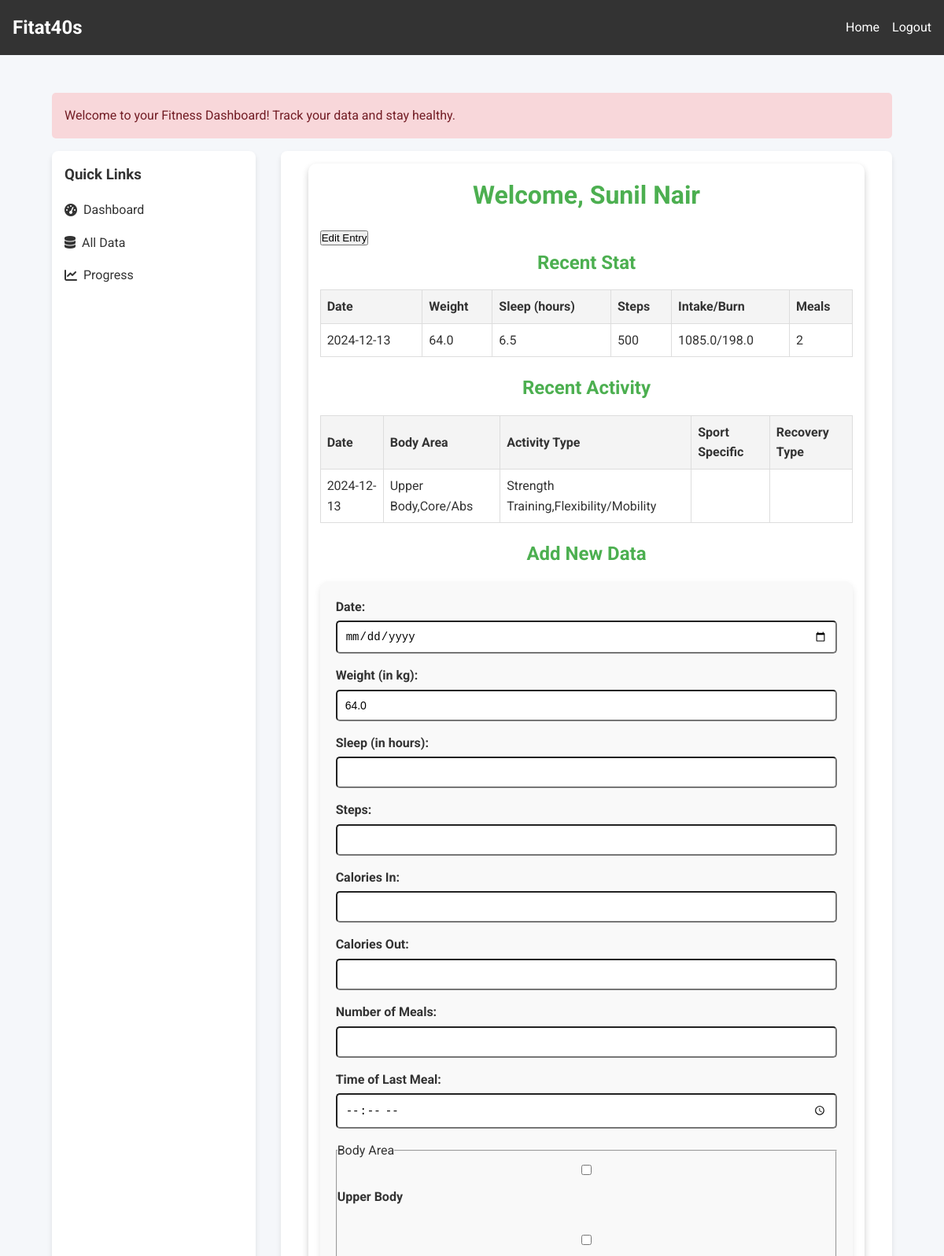
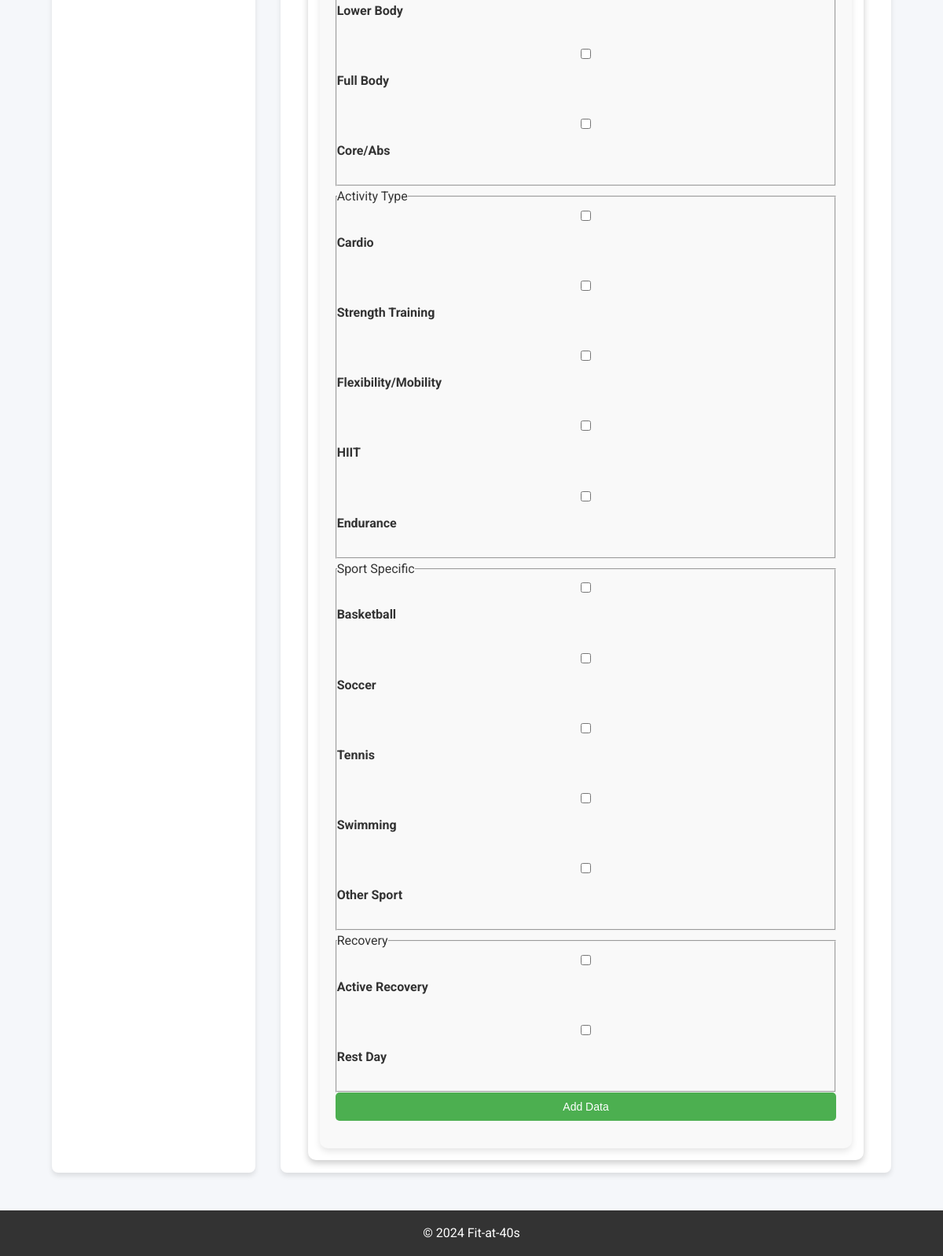
The page /dashboard (signed in) on the database its author committed (2 pictures, top to bottom).
### webapp/routes.py (models this page shows)
class User(UserMixin, db.Model):
    id = db.Column(db.Integer, primary_key=True)
    name = db.Column(db.String(150), nullable=False)
    dob = db.Column(db.Date, nullable=False)
    height = db.Column(db.Integer, nullable=False)
    weight = db.Column(db.Float, nullable=False)
    nickname = db.Column(db.String(100), nullable=False)
    diet_type = db.Column(db.String(50), nullable=False)
    password = db.Column(db.String(150), nullable=False)
    email = db.Column(db.String(150), nullable=False, unique=True)

class UserData(db.Model):
    id = db.Column(db.Integer, primary_key=True)
    user_id = db.Column(db.Integer, db.ForeignKey('user.id'))
    date = db.Column(db.Date, nullable=False)
    weight = db.Column(db.Float, nullable=False)
    sleep = db.Column(db.Float, nullable=False)
    steps = db.Column(db.Integer, nullable=False)
    calories_in = db.Column(db.Float, nullable=False)
    calories_out = db.Column(db.Float, nullable=False)
    number_of_meals = db.Column(db.Integer, nullable=False)
    time_of_last_meal = db.Column(db.Time, nullable=False)
    created_at = db.Column(db.DateTime, nullable=False, default=datetime.now(uae))
    updated_at = db.Column(db.DateTime, nullable=False, default=datetime.now(uae), onupdate=datetime.now(uae))

class TrainingActivity(db.Model):
    id = db.Column(db.Integer, primary_key=True)
    user_id = db.Column(db.Integer, db.ForeignKey('user.id'))
    date = db.Column(db.Date, nullable=False)
    body_area = db.Column(db.Text, nullable=True)
    activity_type = db.Column(db.Text, nullable=True)
    sport_specific = db.Column(db.Text, nullable=True)
    recovery_type = db.Column(db.Text, nullable=True)
    created_at = db.Column(db.DateTime, nullable=False, default=datetime.now(uae))
    updated_at = db.Column(db.DateTime, nullable=False, default=datetime.now(uae), onupdate=datetime.now(uae))

### webapp/routes.py (the view, shortened to what this page needs)
@app.route('/dashboard', methods=['GET', 'POST'])
@login_required
def dashboard():
    latest_user_data = UserData.query.filter_by(user_id=current_user.id).order_by(UserData.date.desc()).first()
    latest_training_activity = TrainingActivity.query.filter_by(user_id=current_user.id).order_by(TrainingActivity.date.desc()).first()
    last_entry = latest_user_data if latest_user_data else None
    return render_template('dashboard.html', last_entry=last_entry,user_data=latest_user_data, training_activity=latest_training_activity)

### webapp/routes.py (called while the page is built)
@login_manager.user_loader
def load_user(user_id):
    return User.query.get(int(user_id))

### webapp/templates/dashboard.html (shortened to what this page needs)
{% extends "base.html" %}
{% block content %}
<div class="dashboard-container">
    <h1>Welcome, {{ current_user.name }}</h1>
    {% if last_entry %}
    <button id="edit-last-entry-btn">Edit Entry</button>
    {% else %}
    <p>No entries available to edit.</p>
    {% endif %}
    <h2>Recent Stat</h2>
    <table class="dashboard-table">
        <thead>
            <tr>
                <th>Date</th>
                <th>Weight</th>
                <th>Sleep (hours)</th>
                <th>Steps</th>
                <th>Intake/Burn</th>
                <th>Meals</th>
            </tr>
        </thead>
        <tbody>
            <tr>
                <td>{{ user_data.date }}</td>
                <td>{{ user_data.weight }}</td>
                <td>{{ user_data.sleep }}</td>
                <td>{{ user_data.steps }}</td>
                <td>{{ user_data.calories_in }}/{{ user_data.calories_out }}</td>
                <td>{{ user_data.number_of_meals }}</td>
            </tr>
        </tbody>
    </table>
    <h2>Recent Activity</h2>
    <table class="dashboard-table">
        <thead>
            <tr>
                <th>Date</th>
                <th>Body Area</th>
                <th>Activity Type</th>
                <th>Sport Specific</th>
                <th>Recovery Type</th>
            </tr>
        </thead>
        <tbody>
            <tr>
                <td>{{ training_activity.date }}</td>
                <td>{{ training_activity.body_area }}</td>
                <td>{{ training_activity.activity_type }}</td>
                <td>{{ training_activity.sport_specific }}</td>
                <td>{{ training_activity.recovery_type }}</td>
            </tr>
        </tbody>
    </table>
    <h2>Add New Data</h2>
    <form action="/dashboard" method="post" class="form-container">
        <label for="date">Date:</label>
        <input type="date" id="date" name="date" required><br>
        <label for="weight">Weight (in kg):</label>
        <input type="number" id="weight" name="weight" step="0.1" value={{user_data.weight}} required><br>
        <label for="sleep">Sleep (in hours):</label>
        <input type="number" id="sleep" name="sleep" step="0.1" required><br>
        <label for="steps">Steps:</label>
        <input type="number" id="steps" name="steps" required><br>
        <label for="calories_in">Calories In:</label>
        <input type="number" id="calories_in" name="calories_in" step="1" required><br>
        <label for="calories_out">Calories Out:</label>
        <input type="number" id="calories_out" name="calories_out" step="1" required><br>
        <label for="number_of_meals">Number of Meals:</label>
        <input type="number" id="number_of_meals" name="number_of_meals" min="1" max="5" required><br>
        <label for="time_of_last_meal">Time of Last Meal:</label>
        <input type="time" id="time_of_last_meal" name="time_of_last_meal" required><br>
        <fieldset>
            <legend>Body Area</legend>
            <label><input type="checkbox" name="body_area" value="Upper Body"> Upper Body</label><br>
            <label><input type="checkbox" name="body_area" value="Lower Body"> Lower Body</label><br>
            <label><input type="checkbox" name="body_area" value="Full Body"> Full Body</label><br>
            <label><input type="checkbox" name="body_area" value="Core/Abs"> Core/Abs</label><br>
        </fieldset>
        <fieldset>
            <legend>Activity Type</legend>
            <label><input type="checkbox" name="activity_type" value="Cardio"> Cardio</label><br>
            <label><input type="checkbox" name="activity_type" value="Strength Training"> Strength Training</label><br>
            <label><input type="checkbox" name="activity_type" value="Flexibility/Mobility"> Flexibility/Mobility</label><br>
            <label><input type="checkbox" name="activity_type" value="HIIT"> HIIT</label><br>
            <label><input type="checkbox" name="activity_type" value="Endurance"> Endurance</label><br>
        </fieldset>
        <fieldset>
            <legend>Sport Specific</legend>
            <label><input type="checkbox" name="sport_specific" value="Basketball"> Basketball</label><br>
            <label><input type="checkbox" name="sport_specific" value="Soccer"> Soccer</label><br>
            <label><input type="checkbox" name="sport_specific" value="Tennis"> Tennis</label><br>
            <label><input type="checkbox" name="sport_specific" value="Swimming"> Swimming</label><br>
            <label><input type="checkbox" name="sport_specific" value="Other Sport"> Other Sport</label><br>
        </fieldset>
        <fieldset>
            <legend>Recovery</legend>
            <label><input type="checkbox" name="recovery" value="Active Recovery"> Active Recovery</label><br>
            <label><input type="checkbox" name="recovery" value="Rest Day"> Rest Day</label><br>
        </fieldset>
        <button type="submit">Add Data</button>
    </form>
</div>
{% endblock %}

### webapp/templates/base.html (shortened to what this page needs)
<!DOCTYPE html>
<html lang="en">
<head>
    <link rel="stylesheet" href="https://cdnjs.cloudflare.com/ajax/libs/font-awesome/6.0.0-beta3/css/all.min.css">
</head>
<body>
    <nav>
        <div class="logo">Fitat40s</div>
        <ul>
            <li><a href="/dashboard">Home</a></li>
            {% if current_user.is_authenticated %}
            <li><a href="/logout">Logout</a></li>
            {%else%}
            <li><a href="/login">Login</a></li>
            {%endif%}
        </ul>
    </nav>
    <div class="container">
        {% block flash_message %}
        <div class="flash-message">
            Welcome to your Fitness Dashboard! Track your data and stay healthy.
        </div>
        {% endblock %}
        <div class="dashboard">
            <div class="sidebar">
                <h3>Quick Links</h3>
                <ul>
                    <li><a href="/dashboard"><i class="fas fa-tachometer-alt"></i> Dashboard</a></li>
                    <li><a href="/all-data"><i class="fas fa-database"></i> All Data</a></li>
                    <li><a href="/progress"><i class="fas fa-chart-line"></i> Progress</a></li>
                </ul>
            </div>
            <div class="content">
                {% block content %}{% endblock %}
            </div>
        </div>
    </div>
    <footer>
        <p>&copy; 2024 Fit-at-40s</p>
    </footer>
</body>
</html>

### webapp/templates/base.html (style rules this page uses)
* { margin: 0; padding: 0; box-sizing: border-box; }
body { font-family: 'Roboto', sans-serif; background: #f5f7fa; color: #333; line-height: 1.6; }
nav { display: flex; justify-content: space-between; align-items: center; padding: 1rem; background: #333; color: #fff; }
nav .logo { font-size: 1.5rem; font-weight: bold; }
nav ul { list-style: none; display: flex; }
nav ul li { margin-left: 1rem; }
nav ul li a { color: #fff; text-decoration: none; font-size: 1rem; }
.container { max-width: 1100px; margin: 2rem auto; padding: 1rem; }
.dashboard { display: grid; grid-template-columns: 1fr; gap: 2rem; }
@media (min-width: 768px) { .dashboard { grid-template-columns: 1fr 3fr; } }
.sidebar { background: #fff; padding: 1rem; border-radius: 8px; box-shadow: 0 4px 6px rgba(0, 0, 0, 0.1); }
.sidebar ul { list-style: none; }
.sidebar ul li { margin: 1rem 0; }
.sidebar ul li a { text-decoration: none; color: #333; display: flex; align-items: center; }
.sidebar ul li a i { margin-right: 0.5rem; }
.content { background: #fff; padding: 1rem; border-radius: 8px; box-shadow: 0 4px 6px rgba(0, 0, 0, 0.1); }
footer { text-align: center; padding: 1rem 0; background: #333; color: #fff; margin-top: 2rem; }
.flash-message { padding: 1rem; margin-bottom: 1rem; background: #f8d7da; color: #721c24; border-radius: 5px; }

### webapp/templates/dashboard.html (style rules this page uses)
.dashboard-container { max-width: 95%; margin: auto; background: #ffffff; padding: 15px; border-radius: 10px; box-shadow: 0 4px 8px rgba(0, 0, 0, 0.2); }
.dashboard-container h1, .dashboard-container h2 { text-align: center; margin-bottom: 15px; color: #4CAF50; }
.dashboard-table { width: 100%; border-collapse: collapse; margin-bottom: 20px; }
.dashboard-table th, .dashboard-table td { text-align: left; padding: 8px; border: 1px solid #ddd; }
.dashboard-table th { background-color: #f4f4f4; color: #333; }
.form-container { background: #f9f9f9; padding: 20px; border-radius: 10px; box-shadow: 0 4px 8px rgba(0, 0, 0, 0.1); }
.form-container label { display: block; margin-bottom: 5px; font-weight: bold; }
.form-container input, .form-container select, .form-container button { width: 100%; margin-bottom: 15px; padding: 10px; border-radius: 5px; font-size: 14px; }
.form-container button { background: #4CAF50; color: white; border: none; cursor: pointer; }

### rows shown on the page
User: name "Sunil Nair"
UserData: date "2024-12-13", weight "64.0", sleep "6.5", steps "500", calories_in "1085.0", calories_out "198.0", number_of_meals "2"
TrainingActivity: date "2024-12-13", body_area "Upper Body,Core/Abs", activity_type "Strength Training,Flexibility/Mobility"
